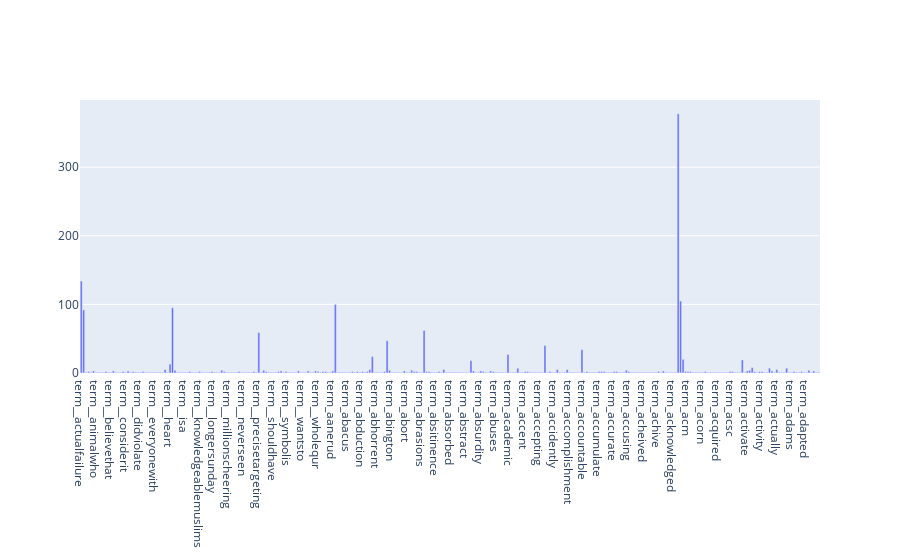

Notebook code cell kept with this figure:
### Markdown cell above
### >>> **Exercise 14 (take home):** 
The chart above contains all the vocabulary, and it's computationally intensive to both compute and visualize. Can you efficiently reduce the number of terms you want to visualize as an exercise.

### Code cell
# Answer here
# you can remove stop word, use a sample and removal of usless number and underscores


# see graph below
import plotly.graph_objects as go


fig = go.Figure([go.Bar(x=["term_"+str(i) for i in count_vect_2.get_feature_names()[0:300]], y=term_frequencies[0:300], textposition='auto')])

fig.show()

### Figure 1 — Plotly figure (JSON) as saved in the notebook; plotly's stock layout.template omitted (floating-point values rounded to 4 significant figures; data arrays with more than 128 entries replaced by an {"elided": "..."} marker saying what was removed)
{"data": [{"textposition": "auto", "type": "bar", "x": {"elided": "300 str values"}, "y": {"elided": "300 int values"}}], "layout": {}}
